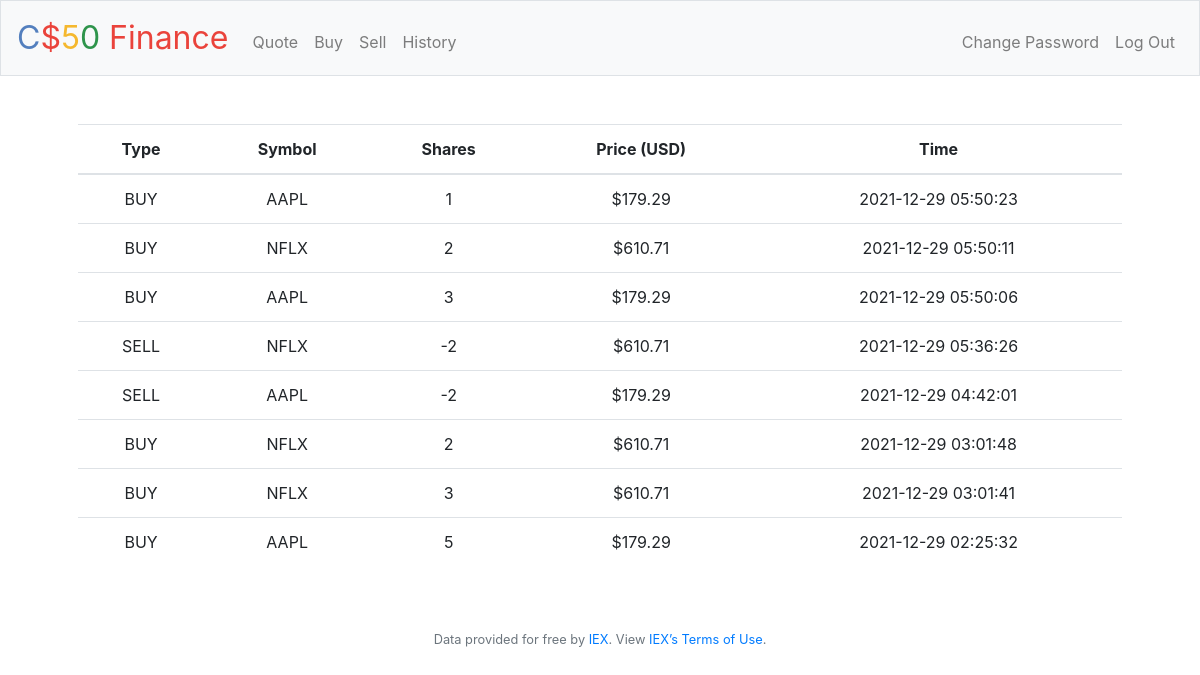
Screenshot of /history (signed in) with the database file from the repository.
### tables this page shows
CREATE TABLE purchase (id INTEGER, user_id NUMERIC NOT NULL, type TEXT NOT NULL,symbol TEXT NOT NULL, name TEXT NOT NULL,shares INTEGER NOT NULL, price NUMERIC NOT NULL, timestamp DEFAULT CURRENT_TIMESTAMP, PRIMARY KEY(id), FOREIGN KEY(user_id) REFERENCES users(id));

### application.py (the view)
@app.route("/history")
@login_required
def history():
    transaction_info = db.execute(
        "SELECT type, symbol, price, shares, timestamp FROM purchase WHERE user_id = ? ORDER BY timestamp DESC", session["user_id"])
    return render_template("history.html", transaction_info=transaction_info, usd=usd)

### application.py (called while the page is built)
@app.after_request
def after_request(response):
    response.headers["Cache-Control"] = "no-cache, no-store, must-revalidate"
    response.headers["Expires"] = 0
    response.headers["Pragma"] = "no-cache"
    return response

### helpers.py (called while the page is built)
def login_required(f):
    @wraps(f)
    def decorated_function(*args, **kwargs):
        if session.get("user_id") is None:
            return redirect("/login")
        return f(*args, **kwargs)
    return decorated_function

def usd(value):
    return f"${value:,.2f}"

### templates/history.html (shortened to what this page needs)
{% extends "layout.html" %}
{% block main %}
    <table class="table">
        <thead>
            <tr>
                <th scope="col">Type</th>
                <th scope="col">Symbol</th>
                <th scope="col">Shares</th>
                <th scope="col">Price (USD)</th>
                <th scope="col">Time</th>
            </tr>
        </thead>
        <tbody>
            {% for record in transaction_info %}
                <tr>
                    <td> {{ record["type"] }}</td>
                    <td> {{ record["symbol"] }}</td>
                    <td> {{ record["shares"] }}</td>
                    <td> {{ usd(record["price"]) }}</td>
                    <td> {{ record["timestamp"] }}</td>
                </tr>
            {% endfor %}
        </tbody>
    </table>
{% endblock %}

### templates/layout.html (shortened to what this page needs)
<!DOCTYPE html>
<html lang="en">
    <head>
        <link rel="stylesheet" href="https://cdn.jsdelivr.net/npm/bootstrap@4.5.3/dist/css/bootstrap.min.css">
        <link href="/static/styles.css" rel="stylesheet">
    </head>
    <body>
        <nav class="navbar navbar-expand-md navbar-light bg-light border">
            <a class="navbar-brand" href="/"><span class="blue">C</span><span class="red">$</span><span class="yellow">5</span><span class="green">0</span> <span class="red">Finance</span></a>
            <div class="collapse navbar-collapse" id="navbar">
                {% if session.user_id %}
                    <ul class="navbar-nav mr-auto mt-2">
                        <li class="nav-item"><a class="nav-link" href="/quote">Quote</a></li>
                        <li class="nav-item"><a class="nav-link" href="/buy">Buy</a></li>
                        <li class="nav-item"><a class="nav-link" href="/sell">Sell</a></li>
                        <li class="nav-item"><a class="nav-link" href="/history">History</a></li>
                    </ul>
                    <ul class="navbar-nav ml-auto mt-2">
                        <li class="nav-item"><a class="nav-link" href="/changepassword">Change Password</a></li>
                        <li class="nav-item"><a class="nav-link" href="/logout">Log Out</a></li>
                    </ul>
                {% else %}
                    <ul class="navbar-nav ml-auto mt-2">
                        <li class="nav-item"><a class="nav-link" href="/register">Register</a></li>
                        <li class="nav-item"><a class="nav-link" href="/login">Log In</a></li>
                    </ul>
                {% endif %}
            </div>
        </nav>
        <main class="container p-5">
            {% block main %}{% endblock %}
        </main>
        <footer class="small text-center text-muted">
            Data provided for free by <a href="https://iextrading.com/developer">IEX</a>. View <a href="https://iextrading.com/api-exhibit-a/">IEX’s Terms of Use</a>.
        </footer>
    </body>
</html>

### static/styles.css (style rules this page uses)
nav .navbar-brand { font-size: xx-large; }
nav .navbar-brand .blue { color: #537fbe; }
nav .navbar-brand .red { color: #ea433b; }
nav .navbar-brand .yellow { color: #f5b82e; }
nav .navbar-brand .green { color: #2e944b; }
main { overflow-x: auto; text-align: center; }

### rows the page displays
purchase: type "BUY", symbol "AAPL", shares "1", price "$179.29", timestamp "2021-12-29 05:50:23"
purchase: type "BUY", symbol "NFLX", shares "2", price "$610.71", timestamp "2021-12-29 05:50:11"
purchase: type "BUY", symbol "AAPL", shares "3", price "$179.29", timestamp "2021-12-29 05:50:06"
purchase: type "SELL", symbol "NFLX", shares "-2", price "$610.71", timestamp "2021-12-29 05:36:26"
purchase: type "SELL", symbol "AAPL", shares "-2", price "$179.29", timestamp "2021-12-29 04:42:01"
purchase: type "BUY", symbol "NFLX", shares "2", price "$610.71", timestamp "2021-12-29 03:01:48"
purchase: type "BUY", symbol "NFLX", shares "3", price "$610.71", timestamp "2021-12-29 03:01:41"
purchase: type "BUY", symbol "AAPL", shares "5", price "$179.29", timestamp "2021-12-29 02:25:32"
